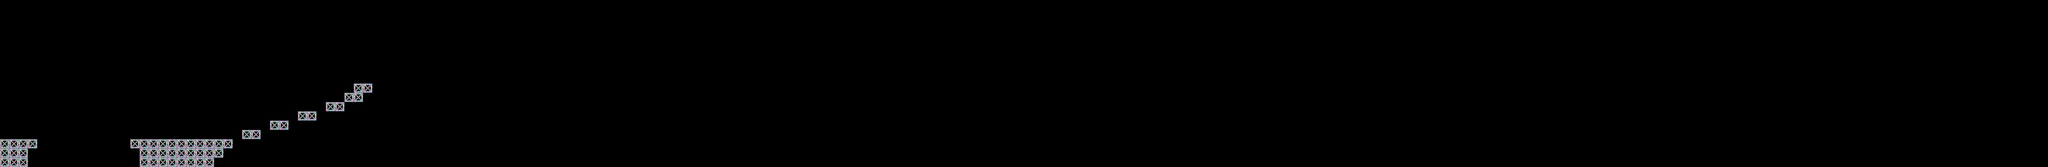

Rendered tile map (Tiled .tmx) drawn with the repository's tilesets; below, a short description and the map source with its tile grids summarised:
An orthogonal 220x18 tile map with 32x32 px tiles, 2 tile layers (Foreground, Background), 2 tilesets and 3 objects (floor, player_start).

<map version="1.0" orientation="orthogonal" width="220" height="18" tilewidth="32" tileheight="32">
 <tileset firstgid="1" name="level" tilewidth="32" tileheight="32">
  <image source="level.png" width="384" height="608" />
 </tileset>
 <tileset firstgid="229" name="coin" tilewidth="32" tileheight="32">
  <image source="coin.png" width="32" height="32" />
 </tileset>
 <layer name="Foreground" width="220" height="18">
  <properties>
   <property name="tileset" value="level" />
  </properties>
  <data>[3960 cells, 50 non-empty, 1 distinct tile ids]</data>
 </layer>
 <layer name="Background" width="220" height="18">
  <properties>
   <property name="nocollide" value="true" />
   <property name="tileset" value="level" />
  </properties>
  <data>[3960 cells, 50 non-empty, 1 distinct tile ids]</data>
 </layer>
 <objectgroup color="#ff0000" name="floor" width="220" height="18">
  <object name="floor" type="floor" x="0" y="544" width="2984" height="30" />
 </objectgroup>
 <objectgroup color="#0000ff" name="player start" width="220" height="18">
  <object name="start" type="player_start" x="32" y="416" width="32" height="32" />
 </objectgroup>
 <objectgroup color="#a40002" name="exit" width="220" height="18">
  <object x="1216" y="224" width="32" height="32" />
 </objectgroup>
</map>
